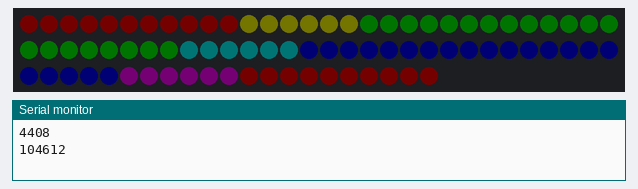
The sketch below on a simulated Arduino Nano, built with avr-gcc and run on an emulated ATmega328P. Parts: 81 RGB LEDs in strip order, left to right, continuing on the next row, the last lines printed to the serial monitor. Dim RGB values are drawn brighter than linear.

Above: at 0.15 s.
At 5.07 s:
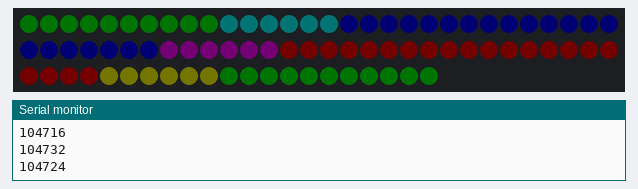
At 10.09 s:
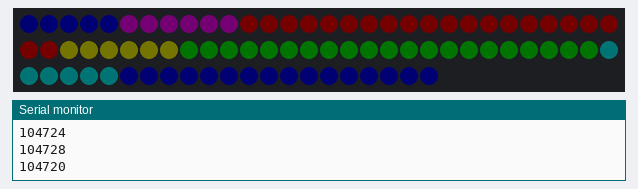
At 20.03 s:
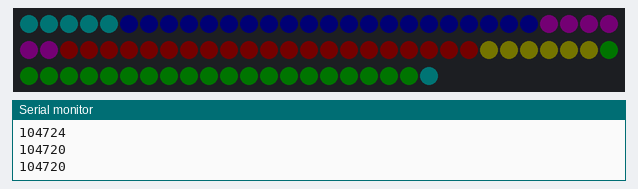
At 29.97 s:
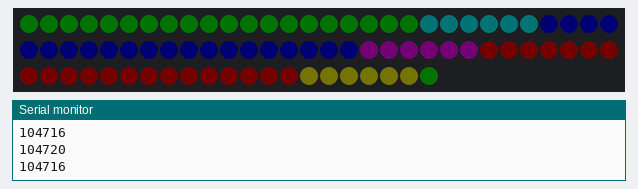
At 39.93 s:
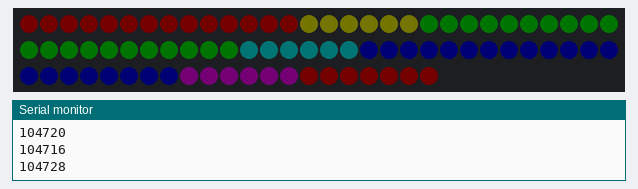

The sketch:

strandtest.ino
```cpp
// This is a PARED-DOWN NeoPixel example for the Adafruit_NeoPixel_ZeroDMA
// library, demonstrating pin declarations, etc.  For more complete examples
// of NeoPixel operations, see the examples included with the 'regular'
// Adafruit_NeoPixel library.

// Also requires LATEST Adafruit_NeoPixel and Adafruit_ZeroDMA libraries.


#include <Adafruit_NeoPixel_ZeroDMA.h>

/* DMA NeoPixels work ONLY on SPECIFIC PINS:
   Feather M0: pins 5, 6, 12 and MOSI*.
   Feather M0 Express: pins 6, 12 and MOSI*.
   Feather M4: pins 12, A2, A4 and MOSI*.
   ItsyBitsy M0: pins 5, 12 and MOSI*.
   ItsyBitsy M4: pins 2, 5, 12 and MOSI*.
   Metro M0 or Arduino Zero: pins 5, 12 and MOSI*.
   Metro M4: pins 6, 11, A3 and MOSI*.
   Metro M4 AirLift: pins 6, 11 and MOSI*.
   Grand Central: pins 11, 14, 23 and MOSI*.
   HalloWing M0: pins 4 (NEOPIX), 6 and MOSI*.
   HalloWing M4: pins 6, 8, A5 and MOSI*.
   MONSTER M4SK: pin 2.
   PyPortal, PyPortal Titano: pin 3 (SENSE connector).
   PyGamer, PyGamer Advance: pins 12 and A4.
   PyBadge, PyBadge AirLift: pins A4, MOSI*.
   Crickit M0: pins 8, 11, A8 and A11.
   Trellis M4: pin 10 (keypad NeoPixels).
   Circuit Playground M0: pin A2.
   Trinket M0: pin 4 (can't use with I2C, SPI or Serial1 active).
   Gemma M0: pin D0 (can't use with I2C, SPI or Serial1 active).
   QT Py: MOSI* and pin 16 (underside pad, can't use w/optional SPI flash).
   Arduino NANO 33 IoT: pins 4, 6, 7, A2, A3, MOSI*.
   * If using the MOSI pin on these boards, the corresponding SPI
     peripheral is not usable.
*/

#define PIN        6
#define NUM_PIXELS 81

Adafruit_NeoPixel_ZeroDMA strip(NUM_PIXELS, PIN, NEO_GRB + NEO_KHZ800);

void setup() {

  Serial.begin(115200);

  strip.begin();
  strip.setBrightness(1);
  strip.show();
}
uint32_t t_st=0;
int cnt=0;
void loop() {


  uint16_t i;

  // // 'Color wipe' across all pixels
  // for(uint32_t c = 0xFF0000; c; c >>= 8) { // Red, green, blue
  //   for(i=0; i<strip.numPixels(); i++) {
  //     strip.setPixelColor(i, c);
  //     strip.show();
  //     delay(50);
  //   }
  // }

  // Rainbow cycle
  // uint32_t elapsed, t, startTime = micros();
  // for(;;) {
  //   t       = micros();
  //   elapsed = t - startTime;
  //   if(elapsed > 5000000) break; // Run for 5 seconds
  //   uint32_t firstPixelHue = elapsed / 32;
  //   for(i=0; i<strip.numPixels(); i++) {
  //     uint32_t pixelHue = firstPixelHue + (i * 65536L / strip.numPixels());
  //     strip.setPixelColor(i, strip.gamma32(strip.ColorHSV(pixelHue)));
  //   }
  //   strip.show();
  // }
  uint32_t t = micros();
  Serial.println(t - t_st);
  t_st = t;

  // if(elapsed > 5000000){
  //   t_st = t;
  // }

  uint32_t firstPixelHue = micros() / 32;
  cnt++;
  for(i=0; i<strip.numPixels(); i++) {
    uint32_t pixelHue = firstPixelHue + (i * 65536L / strip.numPixels());
    strip.setPixelColor(i, strip.gamma32(strip.ColorHSV(pixelHue)));
  }
  strip.show();
}
```
